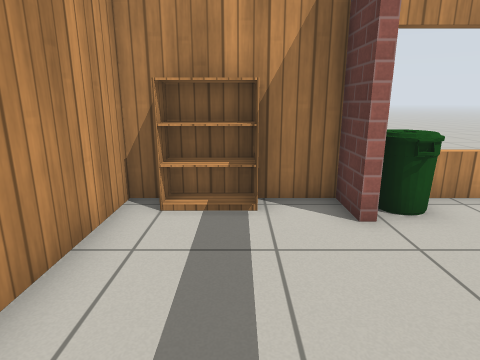
view 1 (above)

19 first-person views from a walk through a world built for the Gazebo simulator. The camera is 1 m above the floor, tilts 14° down and sees 75° across. The floor is counted in squares, 0.5 m on a side. Each view is taken from the middle of a square. On the plan, view 1 faces up. The plan holds only what a view shows up to about 18 squares ahead; the rest is blank. Gazebo's built-in surfaces are drawn with simple patterns.

view 2
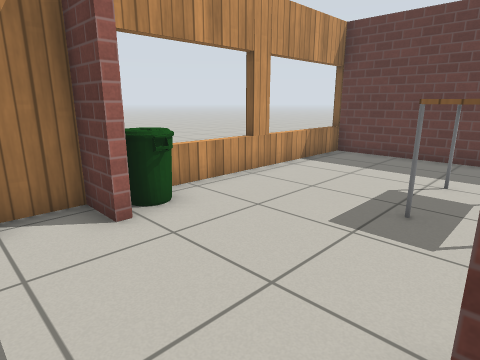

view 3
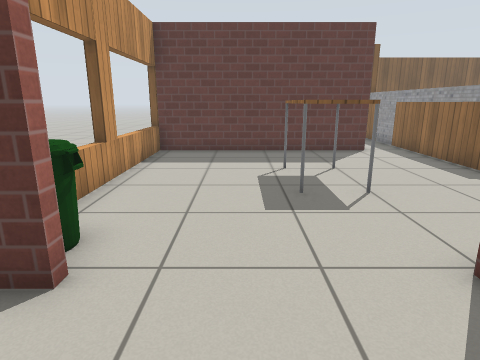

view 4
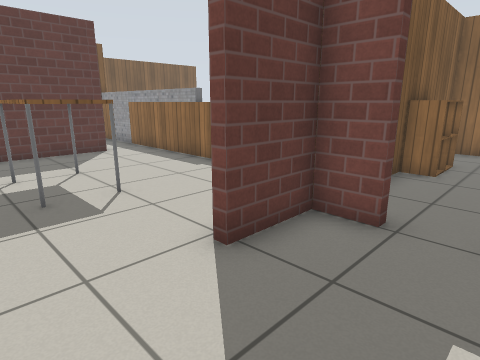

view 5
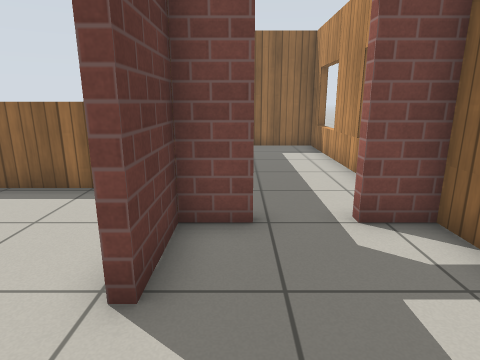

view 6
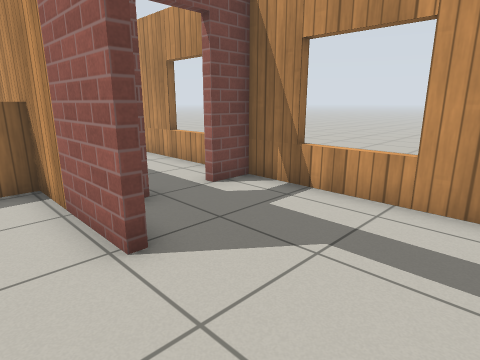

view 7
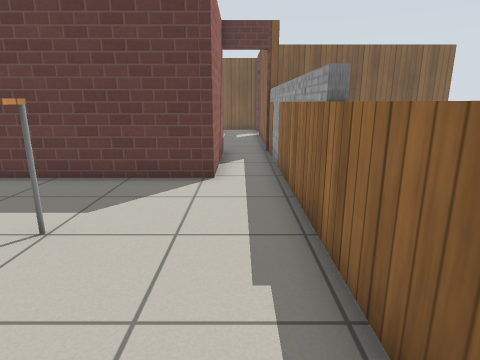

view 8
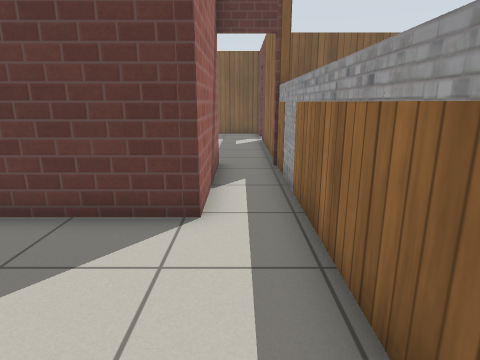

view 9
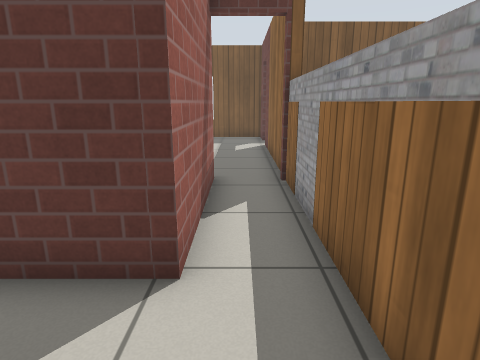

view 10
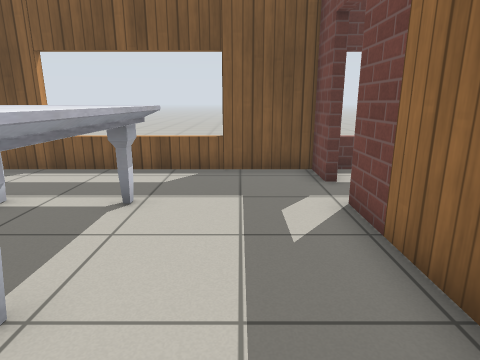

view 11
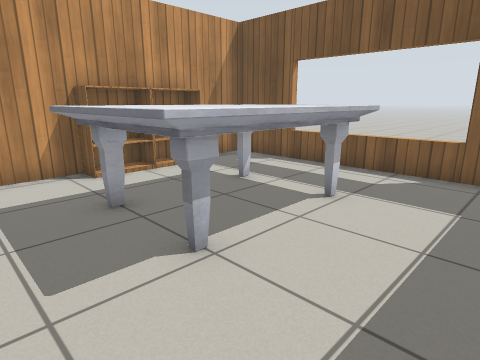

view 12
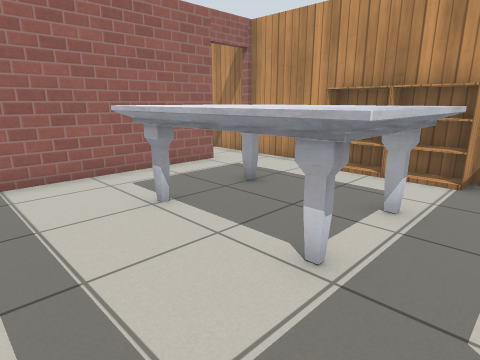

view 13
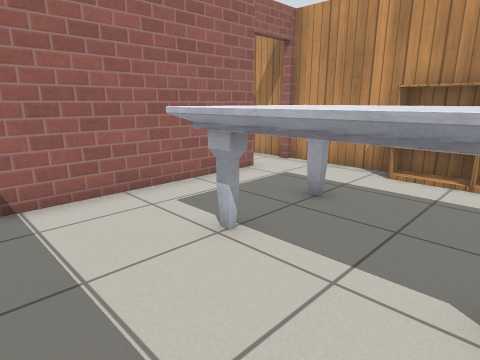

view 14
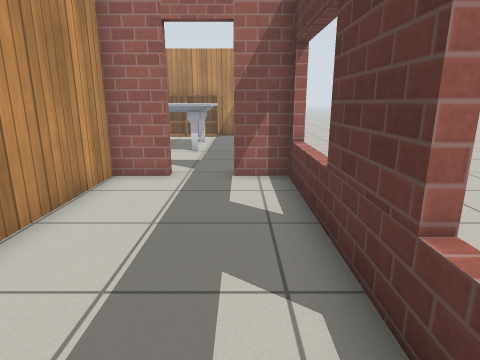

view 15
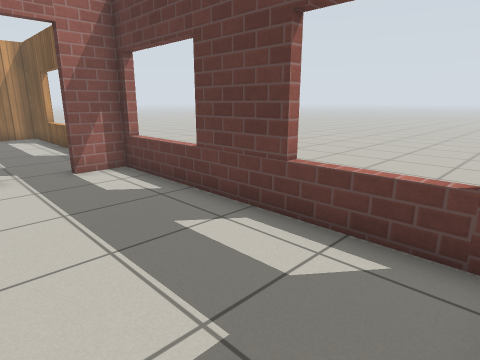

view 16
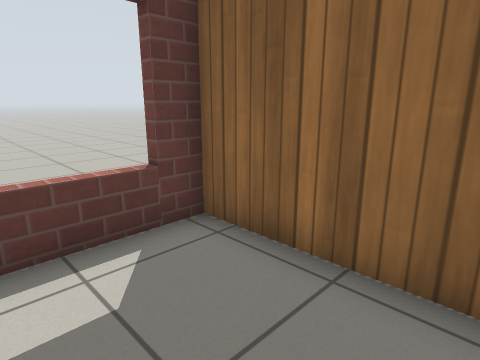

view 17
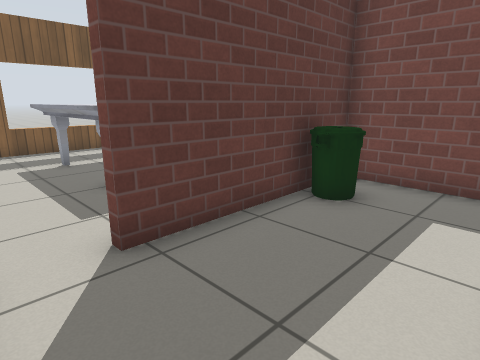

view 18
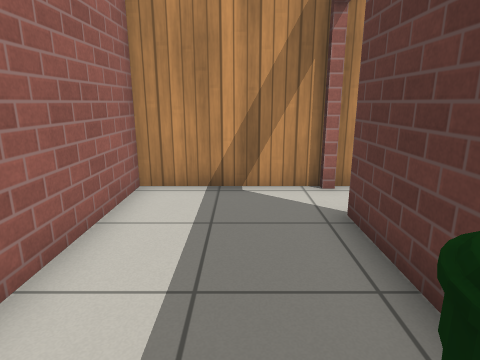

view 19
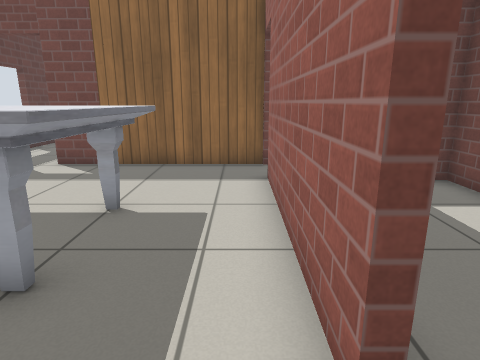

### Floor plan
Points are (right, up) in squares from view 1. A wall is a line through its corners. A room is listed if a view was taken in it or the views show most of it. See-through windows are left out.
Room 1 (views 1, 2, 3, 4, 5)
walls: (2, 5) (2, 6.4) (-2.4, 6.4) (-2.4, -2) (-1, -2); (-2.8, -0.4) (-2.3, -0.4); (0.8, -2) (2, -2) (2, 0.3)
ways out: open door at (2, 3) to room 2; open door at (-0.5, -2) to room 6
objects: bookshelf (-1, 6) to (0, 6)
Room 2 (views 6, 7, 8, 9)
walls: (2.3, 0.3) (2.3, -4.4); (2.2, -4.2) (16.9, -4.2); (12.4, 6.4) (2.9, 6.4); (17.3, -2.3) (12.2, -2.3) (12.2, 6.7)
ways out: open door at (2, 3) to room 1; open door at (17, -3.5) to room 3
objects: bin (3, 5) to (3, 6); table (6, 0) to (8, 1)
Room 3 (views 10, 11, 12, 13, 19)
walls: (17.3, 4.4) (17.3, -2.3); (27.8, 3.8) (27.3, 3.8); (25.8, -4.2) (27.4, -4.2) (27.4, 6.4) (17.2, 6.4); (16.9, -4.2) (24.1, -4.2)
ways out: open door at (17, -3.5) to room 2; open door at (24.5, -4) to room 4; open door at (17, 5.5) to room 5
objects: marble table (20, 0) to (25, 3); bookshelf (21, 6) to (22, 6); bookshelf (23, 6) to (24, 6)
Room 4 (views 14, 15, 16)
walls: (27.3, -8.2) (27.8, -8.2); (27.8, -10.8) (27.3, -10.8); (24.1, -4.5) (22.5, -4.5) (22.5, -8.8); (27.8, -5) (27.3, -5); (27.3, -13.5) (27.8, -13.5); (23.2, -14.4) (27.4, -14.4) (27.4, -4.5) (25.8, -4.5)
ways out: open door at (24.5, -4) to room 3
Room 5 (views 17, 18)
walls: (12.6, -0.9) (12.6, -2) (16.9, -2) (16.9, 4.4); (17, 6.4) (12.6, 6.4) (12.6, 1.9)
ways out: open door at (17, 5.5) to room 3
objects: bin (16, 0)
Room 6 (no view inside)
walls: (2, -6.5) (2, -6); (-2.8, -6) (-2.3, -6); (-2.4, -3.9) (-2.4, -11.7) (2, -11.7) (2, -8.4); (-2.8, -10.6) (-2.3, -10.6)
ways out: open door at (-0.5, -2) to room 1
objects: cabinet (1, -8) to (2, -8); cabinet (1, -7) to (2, -7)

Where each view was taken, in squares from view 1:
view 1: 0 up, 0 right, facing up
view 2: 0 up, 0 right, facing up-right
view 3: 3 up, 1 left, facing right
view 4: 3 up, 1 left, facing down-right
view 5: 3 up, 1 right, facing down
view 6: 4 up, 4 right, facing down-left
view 7: 3 down, 4 right, facing right
view 8: 3 down, 7 right, facing right
view 9: 3 down, 9 right, facing right
view 10: 2 down, 18 right, facing right
view 11: 3 down, 18 right, facing up-right
view 12: 3 down, 26 right, facing up-left
view 13: 3 down, 24 right, facing up-left
view 14: 13 down, 26 right, facing up
view 15: 14 down, 23 right, facing up-right
view 16: 11 down, 23 right, facing down-right
view 17: 6 up, 13 right, facing down-right
view 18: 1 down, 15 right, facing up
view 19: 6 up, 18 right, facing down
